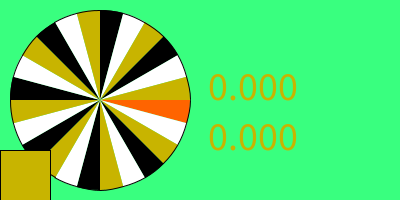
Frame 1 (no input)
Frame 60 (the mouse pressed at the canvas centre just before this capture): identical to frame 1, image omitted
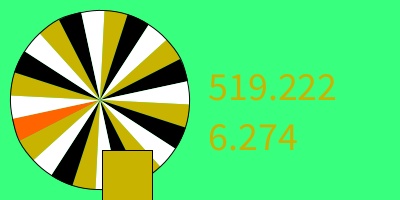
Frame 120 (the mouse held since frame 60 and released just before this capture)

The Processing sketch that drew these frames (run headless with seeded random() and noise(); from frame 60 on, the mouse is pressed at the canvas centre):

// Processing sketch: week16_07_1
// ── week16_07_1.pde
void setup(){
  size(400,200);
  fill(255,0,0);
  textSize(40);
}
float shift=0,v=0,x=0;
void mousePressed(){
  //v=random(10);//0...10.0
  v = random(10)+5;//5...15.0
}
void draw(){
  background(57,255,127);
  for(int i=0;i<24;i++){
    if(i%3==0) fill(0);
    if(i%3==1) fill(255);
    if(i%3==2) fill(200,180,0);
    if(i==0) fill(255,100,0);
    float start = radians(0+shift+i*360/24);
    float stop = radians(360/24+shift+i*360/24);
    arc(100,100,180,180,start,stop);
  }
  if(v>0.1){//還有速度時,轉動
    shift+=v;//轉動的速度
    v = v * 0.99;//速度會慢慢減速
    x+=v*0.2;
  }
  text(shift,200,100);//印出shift
  text(v,200,150);//印出轉動的速度
  rect(x,150,50,50);
}
